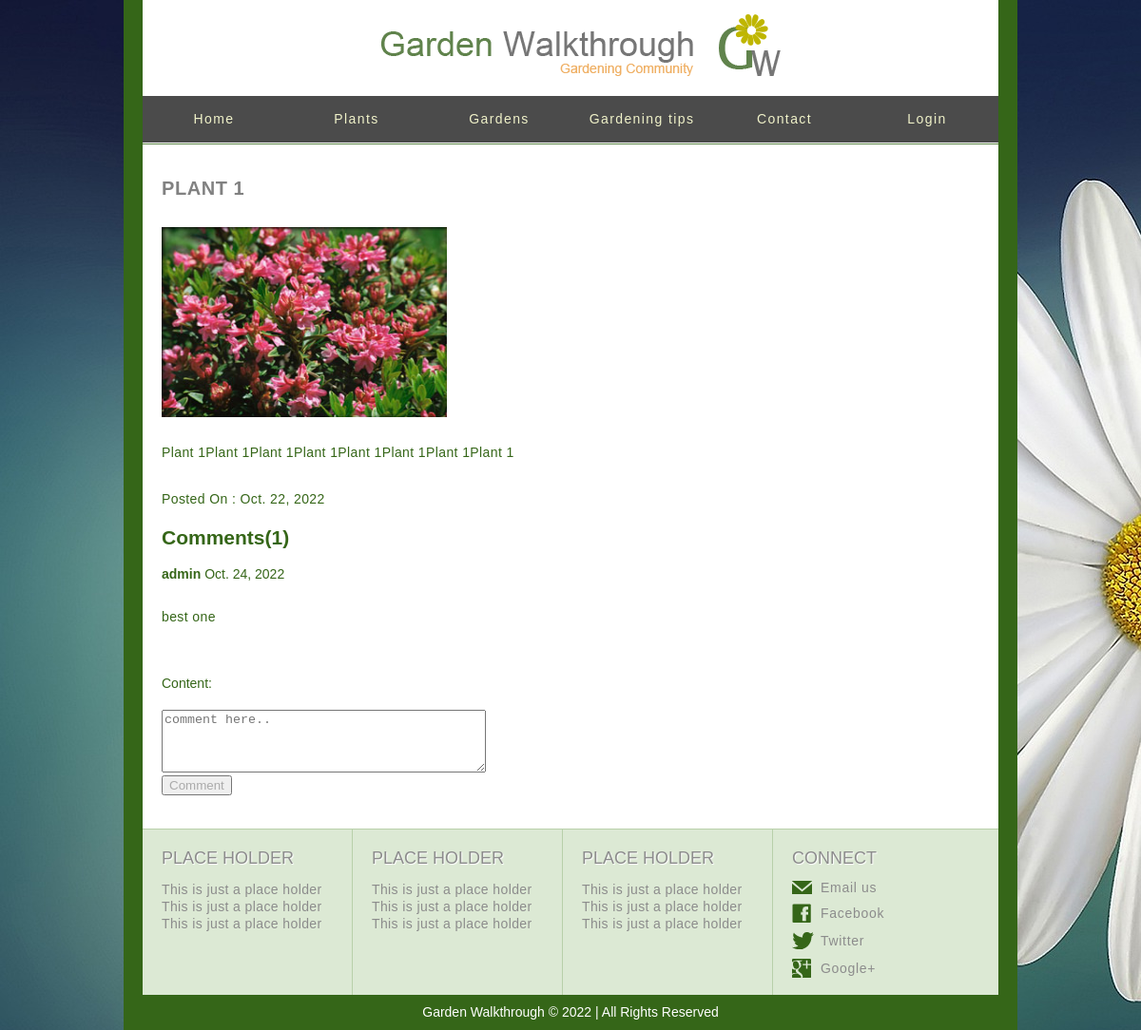
Before: /plant/1 with the older database file.
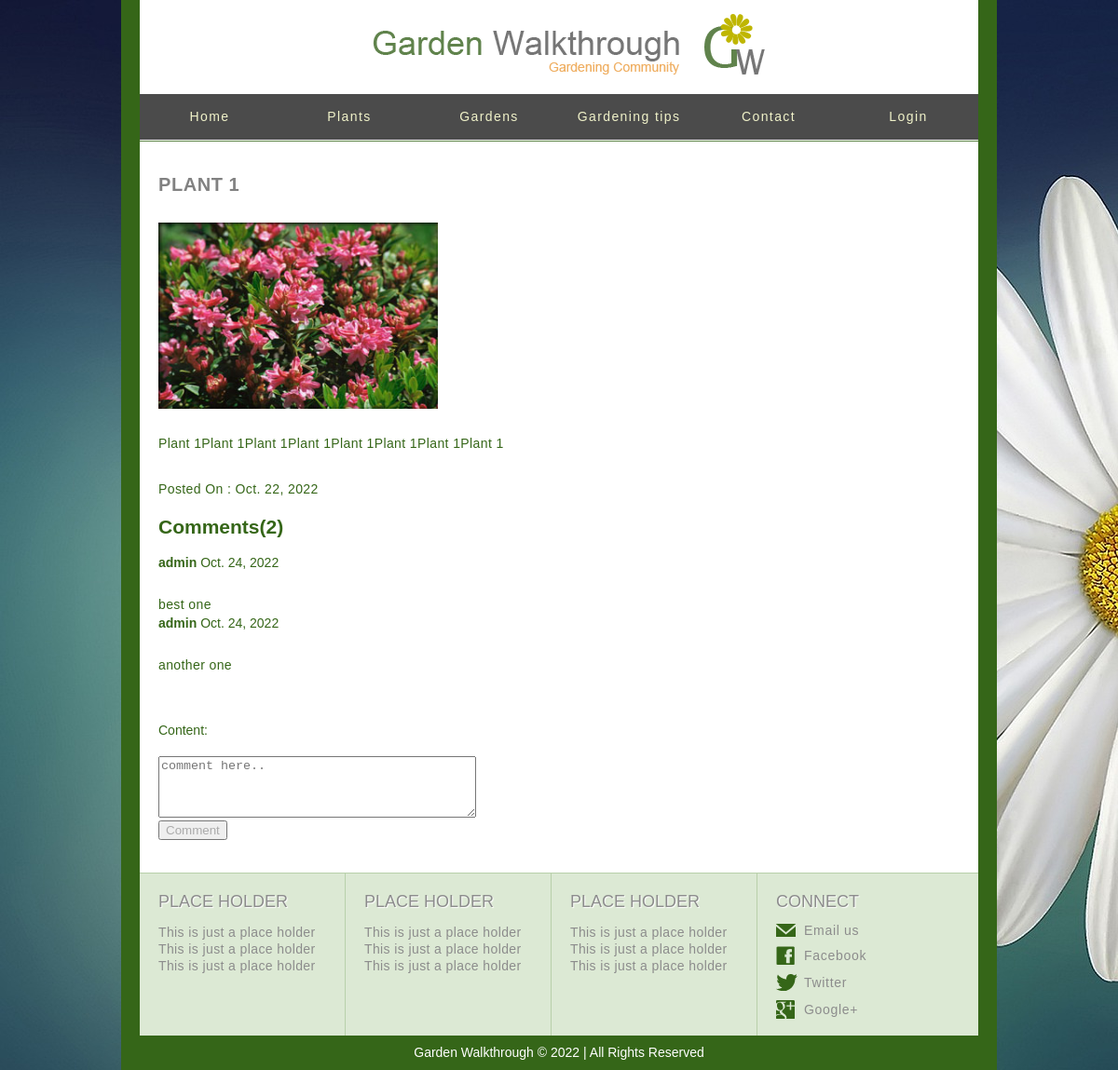
After: the same page with the newer database file.
### plants/models.py (models this page shows, shortened)
class Comment(models.Model):
    user=models.ForeignKey(to=User,on_delete=models.CASCADE)
    plant_comment=models.ForeignKey(to=Plant,on_delete=models.CASCADE)
    date_comment=models.DateField(auto_now_add=True)
    content=models.TextField()

### plants/views.py (the view, shortened to what this page needs)
# urls.py: path('plant/<int:pk>', views.PlantDetailView.as_view(),name='plant'),
class PlantDetailView(DetailView):
    template_name= 'plant_detail.html'
    model=Plant
    context_object_name='Plantt'
    form=CommentForm
    def get_context_data(self, **kwargs):
        post_comments=Comment.objects.all().filter(plant_comment=self.object.id)
        post_comments_count=Comment.objects.all().filter(plant_comment=self.object.id).count()
        context=super().get_context_data(**kwargs)
        context.update({'form':self.form,'post_comments':post_comments,'post_comments_count':post_comments_count})
        return context

### templates/plant_detail.html (shortened to what this page needs)
{% extends 'base.html' %}
{% load static %}
{% block body %}
<body>
		<div id="body">
			<div id="content">
				<h1>{{Plantt.title}}</h1>
					<ul class="section">
					<li>
						<img style="width:300px;height:200px" src="{{ Plantt.image.url }}" alt="Image" >
					</li>
                    <div>
                        <p>
                            {{Plantt.descreption}}
                        </p>
						<p>
							Posted On : {{Plantt.uploaded_date}}
						 </p>
                    </div>
                         <div>
							<h2>Comments({{post_comments_count}})</h2>
							{% for post_comment in post_comments %}
                         <b>{{post_comment.user}}</b>
                        <time>{{post_comment.date_comment}}</time>
						<p>{{post_comment.content}} </p>
						{% endfor %}
						 </div>
						 <div>
						<form method="POST" action={% url 'plants:plant' Plantt.id %}>
							{{form}}
							<button type= "submit" value="Comment" name="Comment" >Comment</button>
						</form>
					</div>
				</ul>
			</div>
		</div>
</body>
{% endblock body %}

Changed rows visible on the page:
added Comment: user "admin", date_comment "Oct. 24, 2022", content "another one"
Other visible differences:
{{ post_comments_count }}: "1" → "2"
